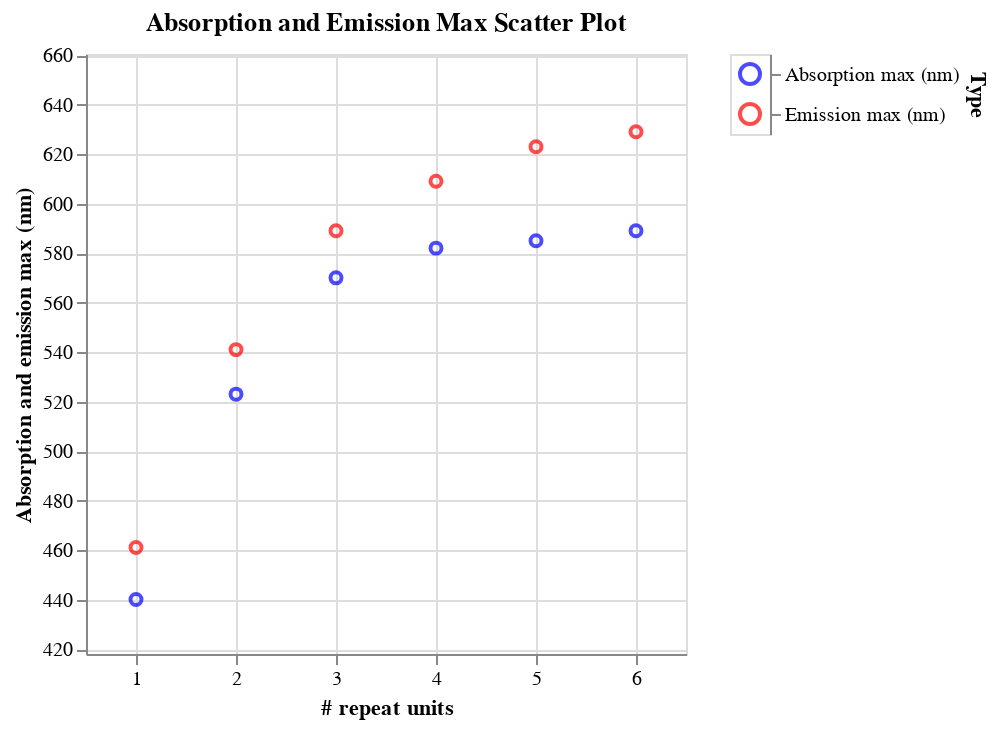

The code cell stored with this chart in its notebook:
### Code cell
# First scatter plot for "Absorption max (nm)"
scatter_absorption = alt.Chart(df_matches).mark_point().encode(
    x='repeat_unit_match_count',
    y='Absorption max (nm)',
    color=alt.value(absorption_color),
    tooltip=['repeat_unit_match_count', 'Absorption max (nm)']
).properties(
    title="Absorption max"
)

# Second scatter plot for "Emission max (nm)"
scatter_emission = alt.Chart(df_matches).mark_point().encode(
    x='repeat_unit_match_count',
    y='Emission max (nm)',
    color=alt.value(emission_color),
    tooltip=['repeat_unit_match_count', 'Emission max (nm)']
).properties(
    title="Emission max"
)

# Create a manual legend using Polars
legend_data = pl.DataFrame({
    'Type': ['Absorption max (nm)', 'Emission max (nm)'],
    'Color': [absorption_color, emission_color]
})

legend = alt.Chart(legend_data).mark_point(size=100).encode(
    y=alt.Y('Type:N', axis=alt.Axis(orient='right')),
    color=alt.Color('Color:N', scale=None)
)

# Combine the scatter plot and legend
scatter_combined = alt.layer(
    scatter_absorption, scatter_emission
).properties(
    title='Absorption and Emission Max Scatter Plot'
).encode(
    y=alt.Y('Absorption max (nm)', scale=alt.Scale(domain=[y_min, y_max]), title="Absorption and emission max (nm)"),
    x=alt.X('repeat_unit_match_count', scale=alt.Scale(domain=[0.5, max_x_value]), title="# repeat units")
).interactive()

# Display the chart with the legend
layered_chart = alt.hconcat(scatter_combined, legend)

layered_chart.show()

### Figure 1 — Vega specification as saved in the notebook (floating-point values rounded to 4 significant figures)
{"$schema": "https://vega.github.io/schema/vega/v5.json", "data": [{"name": "param_1_store"}, {"name": "source_0"}, {"name": "source_1", "values": [{"Color": "blue", "Type": "Absorption max (nm)"}, {"Color": "red", "Type": "Emission max (nm)"}]}, {"name": "data_0", "values": [{"Absorption max (nm)": 440.0, "repeat_unit_match_count": 1}, {"Absorption max (nm)": 523.0, "repeat_unit_match_count": 2}, {"Absorption max (nm)": 570.0, "repeat_unit_match_count": 3}, {"Absorption max (nm)": 582.0, "repeat_unit_match_count": 4}, {"Absorption max (nm)": 585.0, "repeat_unit_match_count": 5}, {"Absorption max (nm)": 589.0, "repeat_unit_match_count": 6}]}, {"name": "data_1", "values": [{"Emission max (nm)": 461.0, "repeat_unit_match_count": 1}, {"Emission max (nm)": 541.0, "repeat_unit_match_count": 2}, {"Emission max (nm)": 589.0, "repeat_unit_match_count": 3}, {"Emission max (nm)": 609.0, "repeat_unit_match_count": 4}, {"Emission max (nm)": 623.0, "repeat_unit_match_count": 5}, {"Emission max (nm)": 629.0, "repeat_unit_match_count": 6}]}, {"name": "source_1_concat_1_y_domain_Type", "values": [{"Type": "Absorption max (nm)"}, {"Type": "Emission max (nm)"}]}], "signals": [{"name": "concat_0_width", "value": 300}, {"name": "concat_0_height", "value": 300}, {"name": "concat_1_width", "value": 20}, {"name": "concat_1_y_step", "value": 20}, {"name": "concat_1_height", "update": "bandspace(domain('concat_1_y').length, 1, 0.5) * concat_1_y_step"}, {"name": "unit", "value": {}, "on": [{"events": "pointermove", "update": "isTuple(group()) ? group() : unit"}]}, {"name": "param_1", "update": "{\"repeat_unit_match_count\": param_1_repeat_unit_match_count, \"Absorption max (nm)\": param_1_Absorption_max__nm_}"}, {"name": "param_1_repeat_unit_match_count"}, {"name": "param_1_Absorption_max__nm_"}], "marks": [{"type": "group", "name": "concat_0_group", "encode": {"update": {"width": {"signal": "concat_0_width"}, "height": {"signal": "concat_0_height"}}}, "signals": [{"name": "param_1_repeat_unit_match_count", "on": [{"events": [{"source": "view", "type": "dblclick"}], "update": "null"}, {"events": {"signal": "param_1_translate_delta"}, "update": "panLinear(param_1_translate_anchor.extent_x, -param_1_translate_delta.x / concat_0_width)"}, {"events": {"signal": "param_1_zoom_delta"}, "update": "zoomLinear(domain(\"concat_0_x\"), param_1_zoom_anchor.x, param_1_zoom_delta)"}], "push": "outer"}, {"name": "param_1_Absorption_max__nm_", "on": [{"events": [{"source": "view", "type": "dblclick"}], "update": "null"}, {"events": {"signal": "param_1_translate_delta"}, "update": "panLinear(param_1_translate_anchor.extent_y, param_1_translate_delta.y / concat_0_height)"}, {"events": {"signal": "param_1_zoom_delta"}, "update": "zoomLinear(domain(\"concat_0_y\"), param_1_zoom_anchor.y, param_1_zoom_delta)"}], "push": "outer"}, {"name": "param_1_tuple", "on": [{"events": [{"signal": "param_1_repeat_unit_match_count || param_1_Absorption_max__nm_"}], "update": "param_1_repeat_unit_match_count && param_1_Absorption_max__nm_ ? {unit: \"view_1\", fields: param_1_tuple_fields, values: [param_1_repeat_unit_match_count,param_1_Absorption_max__nm_]} : null"}]}, {"name": "param_1_tuple_fields", "value": [{"field": "repeat_unit_match_count", "channel": "x", "type": "R"}, {"field": "Absorption max (nm)", "channel": "y", "type": "R"}]}, {"name": "param_1_translate_anchor", "value": {}, "on": [{"events": [{"source": "scope", "type": "pointerdown"}], "update": "{x: x(unit), y: y(unit), extent_x: domain(\"concat_0_x\"), extent_y: domain(\"concat_0_y\")}"}]}, {"name": "param_1_translate_delta", "value": {}, "on": [{"events": [{"source": "window", "between": [{"source": "scope", "type": "pointerdown"}, {"source": "window", "type": "pointerup"}], "type": "pointermove", "consume": true}], "update": "{x: param_1_translate_anchor.x - x(unit), y: param_1_translate_anchor.y - y(unit)}"}]}, {"name": "param_1_zoom_anchor", "on": [{"events": [{"source": "scope", "consume": true, "type": "wheel"}], "update": "{x: invert(\"concat_0_x\", x(unit)), y: invert(\"concat_0_y\", y(unit))}"}]}, {"name": "param_1_zoom_delta", "on": [{"events": [{"source": "scope", "type": "wheel", "consume": true}], "update": "pow(1.001, event.deltaY * pow(16, event.deltaMode))", "force": true}]}, {"name": "param_1_modify", "on": [{"events": {"signal": "param_1_tuple"}, "update": "modify(\"param_1_store\", param_1_tuple, true)"}]}], "marks": [{"type": "symbol", "name": "view_1_marks", "from": {"data": "data_0"}, "encode": {"update": {"x": {"field": "repeat_unit_match_count", "scale": "concat_0_x"}, "y": {"field": "Absorption max (nm)", "scale": "concat_0_y"}, "stroke": {"value": "blue"}, "opacity": {"value": 0.7}, "fill": {"value": "transparent"}, "tooltip": {"signal": "{\"repeat_unit_match_count\": format(datum[\"repeat_unit_match_count\"], \"\"), \"Absorption max (nm)\": format(datum[\"Absorption max (nm)\"], \"\")}"}}}, "style": ["point"], "interactive": true, "clip": true}, {"type": "symbol", "name": "concat_0_layer_1_marks", "from": {"data": "data_1"}, "encode": {"update": {"y": {"field": "Emission max (nm)", "scale": "concat_0_y"}, "x": {"field": "repeat_unit_match_count", "scale": "concat_0_x"}, "fill": {"value": "transparent"}, "stroke": {"value": "red"}, "opacity": {"value": 0.7}, "tooltip": {"signal": "{\"repeat_unit_match_count\": format(datum[\"repeat_unit_match_count\"], \"\"), \"Emission max (nm)\": format(datum[\"Emission max (nm)\"], \"\")}"}}}, "interactive": true, "style": ["point"], "clip": true}], "axes": [{"scale": "concat_0_x", "domain": false, "gridScale": "concat_0_y", "orient": "bottom", "labels": false, "aria": false, "zindex": 0, "grid": true, "tickCount": {"signal": "ceil(concat_0_width/40)"}, "ticks": false, "maxExtent": 0, "minExtent": 0}, {"scale": "concat_0_y", "orient": "left", "zindex": 0, "labels": false, "grid": true, "domain": false, "tickCount": {"signal": "ceil(concat_0_height/40)"}, "aria": false, "maxExtent": 0, "ticks": false, "gridScale": "concat_0_x", "minExtent": 0}, {"scale": "concat_0_x", "title": "# repeat units", "tickCount": {"signal": "ceil(concat_0_width/40)"}, "zindex": 0, "orient": "bottom", "grid": false, "labelFlush": true, "labelOverlap": true}, {"scale": "concat_0_y", "orient": "left", "title": "Absorption and emission max (nm)", "grid": false, "tickCount": {"signal": "ceil(concat_0_height/40)"}, "labelOverlap": true, "zindex": 0}], "title": {"text": "Absorption and Emission Max Scatter Plot", "frame": "group"}, "style": "cell"}, {"type": "group", "name": "concat_1_group", "encode": {"update": {"width": {"signal": "concat_1_width"}, "height": {"signal": "concat_1_height"}}}, "signals": [{"name": "width", "update": "concat_1_width"}], "marks": [{"type": "symbol", "name": "concat_1_marks", "from": {"data": "source_1"}, "encode": {"update": {"fill": {"value": "transparent"}, "y": {"field": "Type", "scale": "concat_1_y"}, "x": {"signal": "concat_1_width", "mult": 0.5}, "size": {"value": 100}, "opacity": {"value": 0.7}, "stroke": {"field": "Color"}}}, "style": ["point"], "interactive": false}], "axes": [{"scale": "concat_1_y", "orient": "right", "grid": false, "title": "Type", "zindex": 0}], "style": "cell"}], "scales": [{"name": "concat_0_x", "type": "linear", "domain": [0.5, 6.5], "range": [0, {"signal": "concat_0_width"}], "zero": false, "domainRaw": {"signal": "param_1[\"repeat_unit_match_count\"]"}}, {"name": "concat_0_y", "type": "linear", "domain": [418, 660.5], "range": [{"signal": "concat_0_height"}, 0], "domainRaw": {"signal": "param_1[\"Absorption max (nm)\"]"}, "zero": false}, {"name": "concat_1_y", "type": "point", "domain": {"data": "source_1_concat_1_y_domain_Type", "field": "Type", "sort": true}, "range": {"step": {"signal": "concat_1_y_step"}}, "padding": 0.5}], "background": "white", "padding": 5, "layout": {"padding": 20, "bounds": "full", "align": "each"}}
